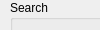
        <widget class="QWidget" name="page_14">
         <property name="geometry">
          <rect>
           <x>0</x>
           <y>0</y>
           <width>100</width>
           <height>30</height>
          </rect>
         </property>
         <attribute name="label">
          <string>View</string>
         </attribute>
         <widget class="QGroupBox" name="groupBox_3">
          <property name="geometry">
           <rect>
            <x>10</x>
            <y>100</y>
            <width>681</width>
            <height>371</height>
           </rect>
          </property>
          <property name="title">
           <string>User Profile Details</string>
          </property>
          <widget class="QGroupBox" name="groupBox_4">
           <property name="geometry">
            <rect>
             <x>10</x>
             <y>240</y>
             <width>661</width>
             <height>101</height>
            </rect>
           </property>
           <property name="title">
            <string>Address</string>
           </property>
           <widget class="QWidget" name="layoutWidget">
            <property name="geometry">
             <rect>
              <x>10</x>
              <y>30</y>
              <width>631</width>
              <height>62</height>
             </rect>
            </property>
            <layout class="QGridLayout" name="gridLayout_2">
             <item row="0" column="0">
              <widget class="QLabel" name="label_263">
               <property name="text">
                <string>House No.</string>
               </property>
              </widget>
             </item>
             <item row="0" column="1">
              <widget class="QLineEdit" name="txt_pro_view_hno"/>
             </item>
             <item row="0" column="2">
              <widget class="QLabel" name="label_267">
               <property name="text">
                <string>Street</string>
               </property>
              </widget>
             </item>
             <item row="0" column="3">
              <widget class="QLineEdit" name="txt_pro_view_street"/>
             </item>
             <item row="1" column="0">
              <widget class="QLabel" name="label_265">
               <property name="text">
                <string>City</string>
               </property>
              </widget>
             </item>
             <item row="1" column="1">
              <widget class="QLineEdit" name="txt_pro_view_city"/>
             </item>
             <item row="1" column="2">
              <widget class="QLabel" name="label_266">
               <property name="text">
                <string>Postal Code</string>
               </property>
              </widget>
             </item>
             <item row="1" column="3">
              <widget class="QLineEdit" name="txt_pro_view_postalcode"/>
             </item>
            </layout>
           </widget>
          </widget>
          <widget class="QWidget" name="layoutWidget_2">
           <property name="geometry">
            <rect>
             <x>10</x>
             <y>40</y>
             <width>641</width>
             <height>181</height>
            </rect>
           </property>
           <layout class="QGridLayout" name="gridLayout_3">
            <item row="0" column="0">
             <widget class="QLabel" name="label_249">
              <property name="text">
               <string>Full Name</string>
              </property>
             </widget>
            </item>
            <item row="0" column="1">
             <widget class="QLineEdit" name="txt_pro_view_fname"/>
            </item>
            <item row="1" column="0">
             <widget class="QLabel" name="label_253">
              <property name="text">
               <string>User Name</string>
              </property>
             </widget>
            </item>
            <item row="1" column="1">
             <widget class="QLineEdit" name="txt_pro_view_uname"/>
            </item>
            <item row="2" column="0">
             <widget class="QLabel" name="label_257">
              <property name="text">
               <string>User Type</string>
              </property>
             </widget>
            </item>
            <item row="2" column="1">
             <widget class="QLineEdit" name="txt_pro_view_utype"/>
            </item>
            <item row="3" column="0">
             <widget class="QLabel" name="label_264">
              <property name="text">
               <string>Contact No.</string>
              </property>
             </widget>
            </item>
            <item row="3" column="1">
             <widget class="QLineEdit" name="txt_pro_view_contact"/>
            </item>
            <item row="4" column="0">
             <widget class="QLabel" name="label_261">
              <property name="text">
               <string>E-Mail</string>
              </property>
             </widget>
            </item>
            <item row="4" column="1">
             <widget class="QLineEdit" name="txt_pro_view_email"/>
            </item>
           </layout>
          </widget>
         </widget>
         <widget class="QGroupBox" name="groupBox_11">
          <property name="enabled">
           <bool>true</bool>
          </property>
          <property name="geometry">
           <rect>
            <x>10</x>
            <y>0</y>
            <width>661</width>
            <height>101</height>
           </rect>
          </property>
          <property name="title">
           <string>Search</string>
          </property>
          <widget class="QWidget" name="layoutWidget_20">
           <property name="geometry">
            <rect>
             <x>10</x>
             <y>30</y>
             <width>641</width>
             <height>29</height>
            </rect>
           </property>
           <layout class="QHBoxLayout" name="horizontalLayout_19">
            <item>
             <widget class="QLabel" name="label_4">
              <property name="enabled">
               <bool>true</bool>
              </property>
              <property name="text">
               <string>User Name</string>
              </property>
             </widget>
            </item>
            <item>
             <widget class="QLineEdit" name="txt_pro_edit_uname_4">
              <property name="enabled">
               <bool>true</bool>
              </property>
             </widget>
            </item>
           </layout>
          </widget>
          <widget class="QWidget" name="layoutWidget_21">
           <property name="geometry">
            <rect>
             <x>430</x>
             <y>70</y>
             <width>221</width>
             <height>29</height>
            </rect>
           </property>
           <layout class="QHBoxLayout" name="horizontalLayout_20">
            <item>
             <widget class="QPushButton" name="btn_pro_view_clear">
              <property name="text">
               <string>Clear</string>
              </property>
             </widget>
            </item>
            <item>
             <widget class="QPushButton" name="btn_pro_edit_search_3">
              <property name="text">
               <string>Search</string>
              </property>
             </widget>
            </item>
           </layout>
          </widget>
         </widget>
        </widget>
